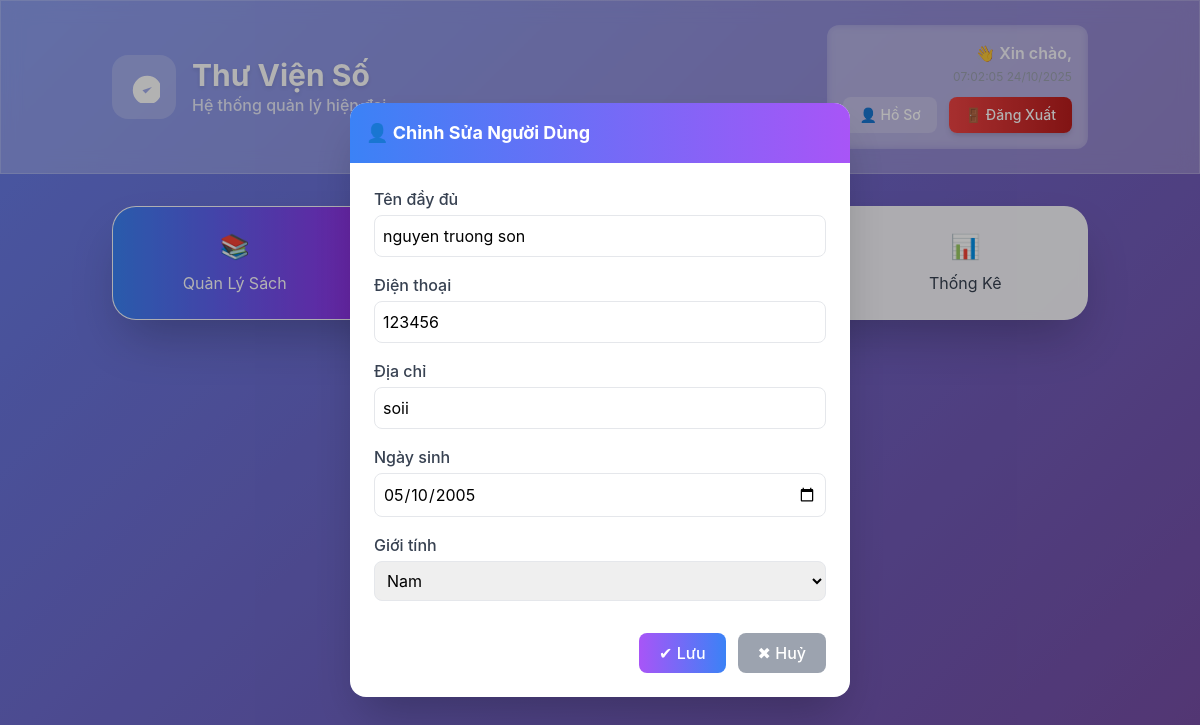
The page /Librarian/users/1/edit/ on the database its author committed.
### account/models.py (models this page shows, shortened)
class UserProfile(models.Model):
    user = models.OneToOneField(User, on_delete=models.CASCADE)
    name = models.CharField(max_length=100, blank=True, null=True)
    phone= models.CharField(max_length=15, blank=True)
    occupation = models.CharField(max_length=30, blank=True, null=True)
    date_of_birth = models.DateField(max_length=25, blank=True, null=True)
    address = models.TextField(max_length=100,blank=True,null=True)
    Gender_Choices = (
        ('male', 'Nam'),
        ('female', 'Nữ'),
        ('other', 'Khác')
    )
    gender = models.CharField(max_length=10,choices=Gender_Choices)
    Role_Choices = (
        ('user', 'user'),
        ('librarian', 'librarian'),
    )
    role = models.CharField(max_length=10, choices=Role_Choices, default='user')
    Membership_Choices=(
        ('basic','Cơ bản'),
        ('standard','Tiêu chuẩn'),
        ('premium','Cao cấp')
    )
    membership_level= models.CharField(max_length=15, choices=Membership_Choices, default='basic')
    membership_upgrade_date = models.DateField(blank=True, null=True, verbose_name="Ngày nâng cấp")
    membership_expiry_date = models.DateField(blank=True, null=True, verbose_name="Ngày hết hạn")

### Librarian/views.py (the view, shortened to what this page needs)
# urls.py: path('users/<int:user_id>/edit/', views.edit_user, name='edit_user'),
def edit_user(request, user_id):
    profile = get_object_or_404(UserProfile, pk=user_id)
    return render(request, 'edit_user.html', {'user': profile})

### Librarian/templates/edit_user.html (shortened to what this page needs)
{% extends "librarian_dashboard.html" %}
{% block content %}
<div id="editForm"
     class="fixed inset-0 flex items-center justify-center z-[9999] transition-all duration-300 animate-fadeIn">
  <div class="bg-white rounded-2xl shadow-2xl p-6 w-[500px] card-hover">
    <div class="bg-gradient-to-r from-blue-500 to-purple-500 p-4 rounded-t-2xl -mx-6 -mt-6 mb-6 flex items-center justify-between">
      <h2 class="text-white font-bold text-lg flex items-center gap-2">
        👤 Chỉnh Sửa Người Dùng
      </h2>
    </div>
    <form method="POST" class="space-y-4">
      <div>
        <label class="block text-gray-700 font-medium mb-1">Tên đầy đủ</label>
        <input type="text" name="name" value="{{ user.name }}"
               class="border rounded-lg p-2 w-full focus:ring-2 focus:ring-purple-400"/>
      </div>
      <div>
        <label class="block text-gray-700 font-medium mb-1">Điện thoại</label>
        <input type="text" name="phone" value="{{ user.phone }}"
               class="border rounded-lg p-2 w-full focus:ring-2 focus:ring-purple-400"/>
      </div>
      <div>
        <label class="block text-gray-700 font-medium mb-1">Địa chỉ</label>
        <input type="text" name="address" value="{{ user.address }}"
               class="border rounded-lg p-2 w-full focus:ring-2 focus:ring-purple-400"/>
      </div>
      <div>
        <label class="block text-gray-700 font-medium mb-1">Ngày sinh</label>
        <input type="date" name="date_of_birth" value="{{ user.date_of_birth|date:'Y-m-d' }}"
               class="border rounded-lg p-2 w-full focus:ring-2 focus:ring-purple-400"/>
      </div>
      <div>
        <label class="block text-gray-700 font-medium mb-1">Giới tính</label>
        <select name="gender"
                class="border rounded-lg p-2 w-full focus:ring-2 focus:ring-purple-400">
          <option value="male" {% if user.gender == 'male' %}selected{% endif %}>Nam</option>
        </select>
      </div>
      <div class="flex justify-end gap-3 pt-4">
        <button type="submit"
                class="px-5 py-2 rounded-lg bg-gradient-to-r from-purple-500 to-blue-500 text-white font-medium hover:opacity-90"
                onclick="unlockPage()">
          ✔ Lưu
        </button>
        <a href="{% url 'librarian:managebook' %}?section=quanLyNguoiDung"
           class="px-5 py-2 rounded-lg bg-gray-400 hover:bg-gray-500 text-white font-medium"
           onclick="unlockPage()">
          ✖ Huỷ
        </a>
      </div>
    </form>
  </div>
</div>
{% endblock %}

### templates/librarian_dashboard.html (style rules this page uses)
body { box-sizing: border-box; }
* { font-family: "Inter", sans-serif; }
.gradient-bg { background: linear-gradient(135deg, #667eea 0%, #764ba2 100%); }
.card-hover { transition: all 0.3s cubic-bezier(0.4, 0, 0.2, 1); }

### Librarian/templates/edit_user.html (style rules this page uses)
.card-hover { transition: all 0.3s ease; }
.animate-fadeIn { animation: fadeIn 0.25s ease-out; }

### rows shown on the page
UserProfile: name "nguyen truong son", phone "123456", address "soii", date_of_birth "05/10/2005", gender "Nam"
